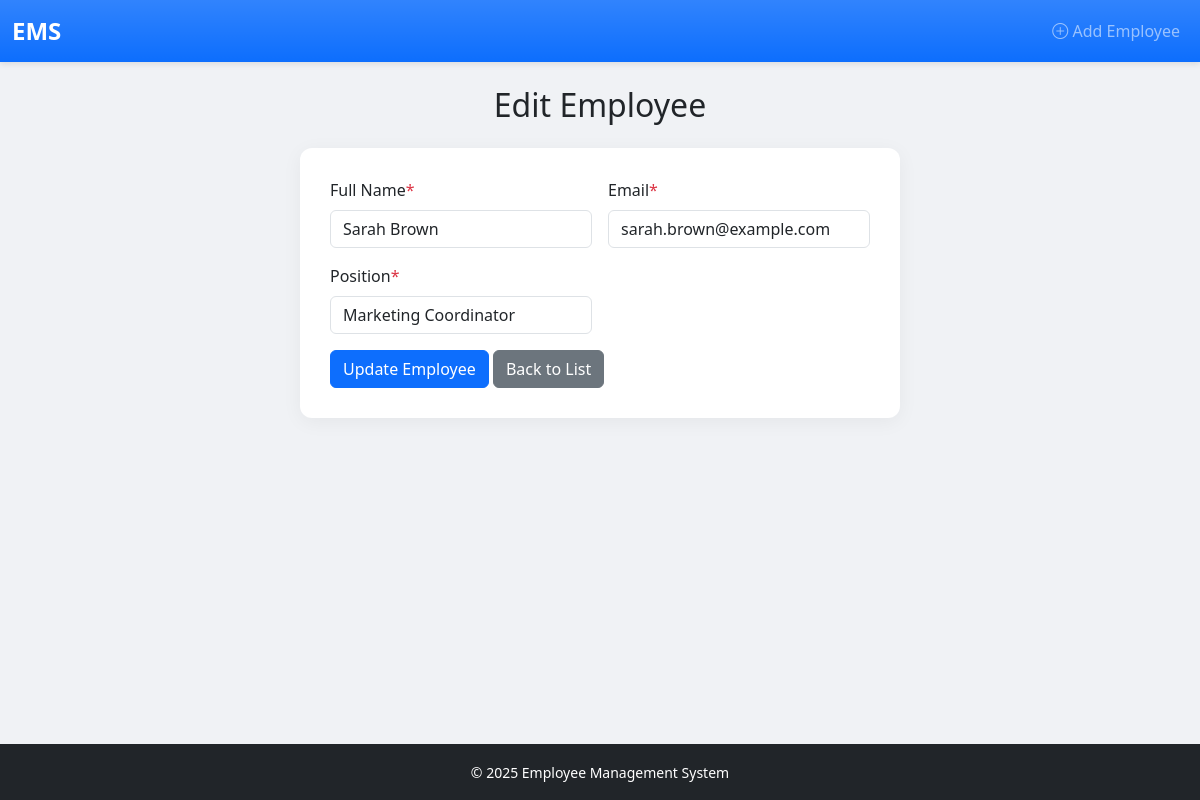
The app's page /edit.php?id=4 with its own data.
### tables this page shows
CREATE TABLE `employees` (
  `id` int(11) NOT NULL,
  `name` varchar(100) NOT NULL,
  `email` varchar(100) NOT NULL,
  `position` varchar(100) NOT NULL,
  `created_at` timestamp NOT NULL DEFAULT current_timestamp()
);

### edit.php (the view, shortened to what this page needs)
<?php
require_once 'config/db.php';
include 'includes/header.php';
$id = $_GET['id'] ?? null;
$stmt = $pdo->prepare("SELECT * FROM employees WHERE id = :id");
$stmt->execute([':id' => $id]);
$employee = $stmt->fetch();
?>
<h2 class="text-center mb-4">Edit Employee</h2>
<div class="card-form">
    <form method="POST" class="row g-3">
        <div class="col-md-6">
            <label for="name" class="form-label">Full Name<span class="text-danger">*</span></label>
            <input type="text" name="name" class="form-control" value="<?= htmlspecialchars($employee['name']) ?>" required>
        </div>
        <div class="col-md-6">
            <label for="email" class="form-label">Email<span class="text-danger">*</span></label>
            <input type="email" name="email" class="form-control" value="<?= htmlspecialchars($employee['email']) ?>" required>
        </div>
        <div class="col-md-6">
            <label for="position" class="form-label">Position<span class="text-danger">*</span></label>
            <input type="text" name="position" class="form-control" value="<?= htmlspecialchars($employee['position']) ?>" required>
        </div>
        <div class="col-12">
            <button type="submit" class="btn btn-primary">Update Employee</button>
            <a href="index.php" class="btn btn-secondary">Back to List</a>
        </div>
    </form>
</div>
<?php include 'includes/footer.php'; ?>

### assets/css/style.css (style rules this page uses)
body { background: #f0f2f5; font-family: 'Segoe UI', Tahoma, Geneva, Verdana, sans-serif; min-height: 100vh; display: flex; flex-direction: column; }
.card-form { max-width: 600px; margin: 0 auto; background: #fff; padding: 30px; border-radius: 12px; box-shadow: 0 4px 20px rgba(0, 0, 0, 0.05); }
.btn { min-width: 100px; }

### records on screen
employees: name "Sarah Brown", email "sarah.brown@example.com", position "Marketing Coordinator"
